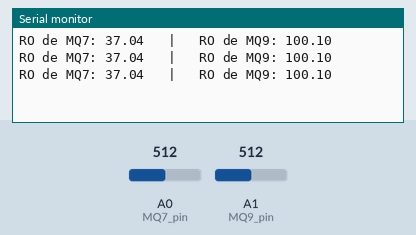
This sketch was run on a simulated Arduino Uno, built with avr-gcc and run on an emulated ATmega328P. On the bench: the last lines printed to the serial monitor. The test bench sets the inputs (shaded band); at power-on: A0 (MQ7_pin) = 512, A1 (MQ9_pin) = 512.

Above: at 1.3 s.
1.4 s: A0 (MQ7_pin) set to 0
At 1.9 s:
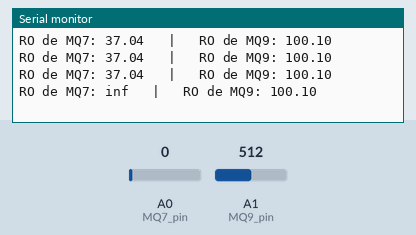
3.5 s: A1 (MQ9_pin) set to 0
At 3.9 s:
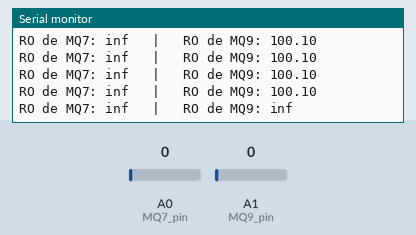
5.5 s: A0 (MQ7_pin) set to 122
At 5.9 s:
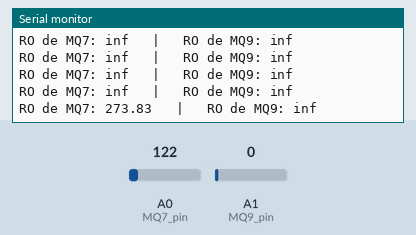
7.5 s: A1 (MQ9_pin) set to 122
At 7.9 s:
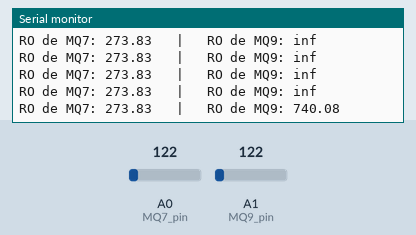

The sketch:

SetupMQ.ino
```cpp
// Inicialización de variables
// Variables MQ7
const int MQ7_pin = 0; // Pin que se utilza para lectura de datos
const float RL7 = 1000; // Resistencia RL 1K
const float CLEAN_AIR_RATIO7 = 27; // Función constante de la medición de aire puro del sensor
float voltaje_MQ7; // Voltaje del MQ7
float RS7; // Rs del MQ7
float RO7; // Ro del MQ7

// Variables MQ9
const int MQ9_pin = 1; // Pin que se utilza para lectura de datos
const float RL9 = 1000; // Resistencia RL 1K
const float CLEAN_AIR_RATIO9 = 9.99; // Función constante de la medición de aire puro del sensor
float voltaje_MQ9; // Voltaje del MQ9
float RS9; // Rs del MQ9
float RO9;  // Ro del MQ9

void setup() {
  // Inicializar en 9600
  Serial.begin(9600);
}

void loop() {
  // Lectura valores aire MQ7 (para obtener RO7)
  int lectura_actual7; // Variable para la lectura actual
  lectura_actual7 = analogRead(MQ7_pin); // Lectura analógica MQ7
  voltaje_MQ7 = (float) 5*lectura_actual7/1024; // Obtención de voltaje MQ7 mediante la relación (5/1024)
  RS7 = ((float) RL7*(5-voltaje_MQ7)/voltaje_MQ7); // Obtención de Rs de MQ7 mediante la realación establecida en el datasheet
  RO7 = RS7/CLEAN_AIR_RATIO7; // Obtención de Ro de MQ7 --> despejando para RS/RO = CLEAN_AIR_RATIO (esto viene del datasheet)


  // Lectura valores aire MQ9 (para obtener RO9)
  int lectura_actual9; // Variable para la lectura actual
  lectura_actual9 = analogRead(MQ9_pin); // Lectura analógica MQ9
  voltaje_MQ9 = (float) 5*lectura_actual9/1024; // Obtención de voltaje MQ9 mediante la relación (5/1024)
  RS9 = ((float) RL9*(5-voltaje_MQ9)/voltaje_MQ9); // Obtención de Rs de MQ9 mediante la realación establecida en el datasheet
  RO9 = RS9/CLEAN_AIR_RATIO9; // Obtención de Ro de MQ9 --> despejando para RS/RO = CLEAN_AIR_RATIO (esto viene del datasheet)

  // Imprimir valores de RO
  Serial.print("RO de MQ7: ");
  Serial.print(RO7);
  Serial.print("   |   RO de MQ9: ");
  Serial.print(RO9);
  delay(500);
  Serial.println("");

  // Se toman los valores de Ro para utilizarlos en las funciones de mediciones reales de CO y LPG
}
```

Measured:
- after the input at 1.4 s, the serial monitor: prints a new line after 0.11 s (image 1)
- after the input at 3.5 s, the serial monitor: prints a new line at once (image 2)
- after the input at 5.5 s, the serial monitor: prints a new line at once (image 3)
- after the input at 7.5 s, the serial monitor: prints a new line at once (image 4)
